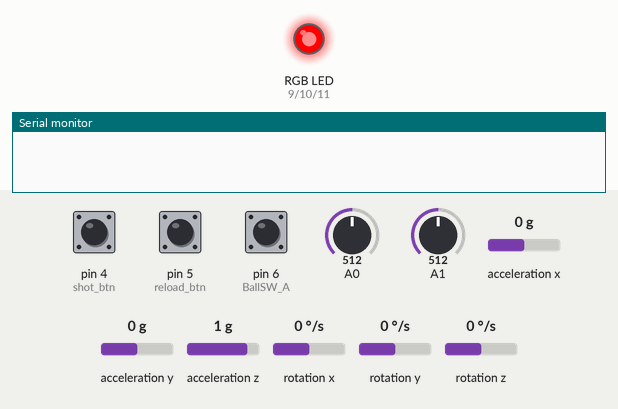
Bench run of a sketch on a simulated Arduino Uno, built with avr-gcc and run on an emulated ATmega328P. Parts: an RGB LED mixed from three pins (HIGH = lit), the last lines printed to the serial monitor. The inputs (shaded band) are chosen by the test bench; at power-on: pin 5 (reload_btn) HIGH, A0 = 512, pin 4 (shot_btn) HIGH, pin 6 (BallSW_A) HIGH, A1 = 512, acceleration x 0 g, acceleration y 0 g, acceleration z 1 g, rotation x 0 °/s, rotation y 0 °/s, rotation z 0 °/s.

Above: at 1.2 s.
1.3 s: pin 5 (reload_btn) pulled LOW for 0.15 s
At 2.3 s:
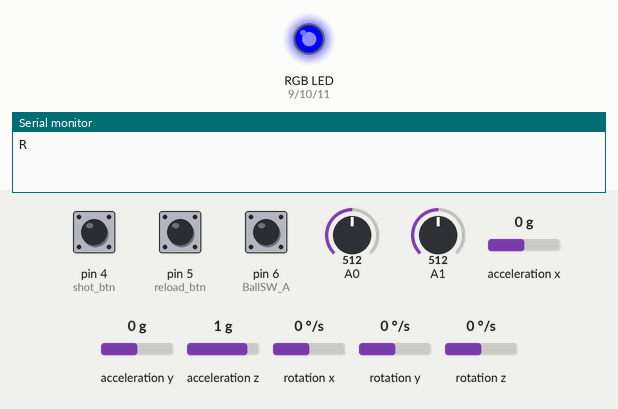
5.9 s: A0 set to 893
7.4 s: A0 set to 914
12.0 s: pin 5 (reload_btn) pulled LOW for 1 s
At 16.82 s:
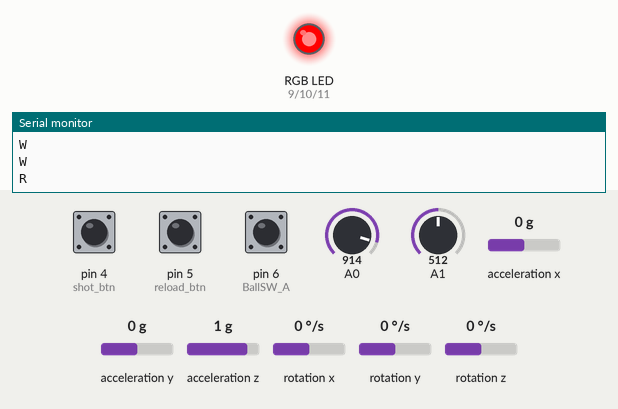
Timing chart, 0 to 17.0 s (numbered marks = the images above; inputs shaded):
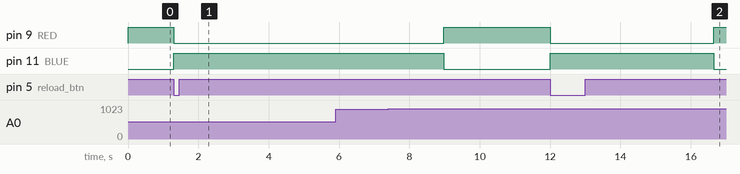

The sketch:

pistol_prototype_plus_BT_RGB_joy.ino
```cpp
#include <Wire.h>
#include <MPU6050.h>
#include <SoftwareSerial.h> // 블투

#define BT_RXD 8
#define BT_TXD 7
SoftwareSerial bluetooth(BT_RXD, BT_TXD);

MPU6050 mpu(0x68);
unsigned long last_time = 0;
unsigned long print_interval = 300;

int BallSW_A = 6;
int reload_btn = 5;
int shot_btn = 4;
bool is_reload = false;
bool shot = false;
int reload_time = 2000;

#define BLUE 11
#define GREEN 10
#define RED 9

void setup() {
  pinMode(12, INPUT_PULLUP);
  pinMode(RED, OUTPUT);
  pinMode(GREEN, OUTPUT);
  pinMode(BLUE, OUTPUT);
  digitalWrite(RED, HIGH);
  digitalWrite(GREEN, LOW);
  digitalWrite(BLUE, LOW);

  pinMode(BallSW_A, INPUT_PULLUP);
  pinMode(reload_btn, INPUT_PULLUP);
  pinMode(shot_btn, INPUT_PULLUP);

  Wire.begin();

  Serial.println("Initializing MPU6050...");
  mpu.initialize();

  if (mpu.testConnection()) {
    Serial.println("MPU6050 connection successful");
  } else {
    Serial.println("MPU6050 connection failed");
    while (1); // 연결 실패 시 멈춤
  }
  Serial.begin(9600); // 블루투스 통신을 위한 시리얼 통신 설정
}

void loop() {
  int redValue;
  int greenValue;
  int blueValue;
  if (is_reload) {
    redValue = 0;
    greenValue = 0;
    blueValue = 255;
    analogWrite(RED, redValue);
    analogWrite(GREEN, greenValue);
    analogWrite(BLUE, blueValue);
  } else {
    redValue = 255;
    greenValue = 0;
    blueValue = 0;
    analogWrite(RED, redValue);
    analogWrite(GREEN, greenValue);
    analogWrite(BLUE, blueValue);
  }

  int16_t ax, ay, az;
  int16_t gx, gy, gz;
  mpu.getMotion6(&ax, &ay, &az, &gx, &gy, &gz);
  float ax_rad = ax / 16384.0;
  float ay_rad = ay / 16384.0;
  float az_rad = az / 16384.0;

  float ax_deg = ax_rad * 180.0 / PI;
  float ay_deg = ay_rad * 180.0 / PI;
  float az_deg = az_rad * 180.0 / PI;

  unsigned long current_time = millis();
  if (current_time - last_time >= print_interval) {
    if (ax_deg < -40)
      Serial.println("mouse_move_right");
    else if (ax_deg > 40)
      Serial.println("mouse_move_left");

    if(analogRead(A0)> 900){
      Serial.println("W");
    }
    else if(analogRead(A0) < 100){
      Serial.println("S");
    }
    else if(analogRead(A1)> 900){
      Serial.println("A");
    }
    else if(analogRead(A1) < 100){
      Serial.println("D");
    }
    last_time = current_time;
  }

  // 버튼들 설정(볼 스위치 포함)
  if (digitalRead(shot_btn) == LOW && !shot) {
    Serial.println("mouse_left_click");
    shot = true; // shot 상태 업데이트
  } else if (digitalRead(shot_btn) == HIGH) {
    shot = false; // 버튼이 다시 놓였을 때 shot 상태 초기화
  }

  if (digitalRead(reload_btn) == LOW) { // 장전 버튼
    is_reload = true;
    //Serial.println("reload_btn");
  }
  if (digitalRead(BallSW_A) != LOW && is_reload == true && reload_time >= 2000) {
    Serial.println("R"); // 탄창 충격 감지
    is_reload = false;
    reload_time = 0;
  }
  if(reload_time < 2000){
    reload_time++;
  }
}
```

Measured:
- after the input at 1.3 s, pin 9 (RED): HIGH → LOW at once; pin 11 (BLUE): LOW → HIGH at once
- after the input at 5.9 s, every drawn part: stays the same
- after the input at 12.0 s, pin 9 (RED): HIGH → LOW at once, → HIGH 4.6 s later; pin 11 (BLUE): LOW → HIGH at once, → LOW 4.6 s later
